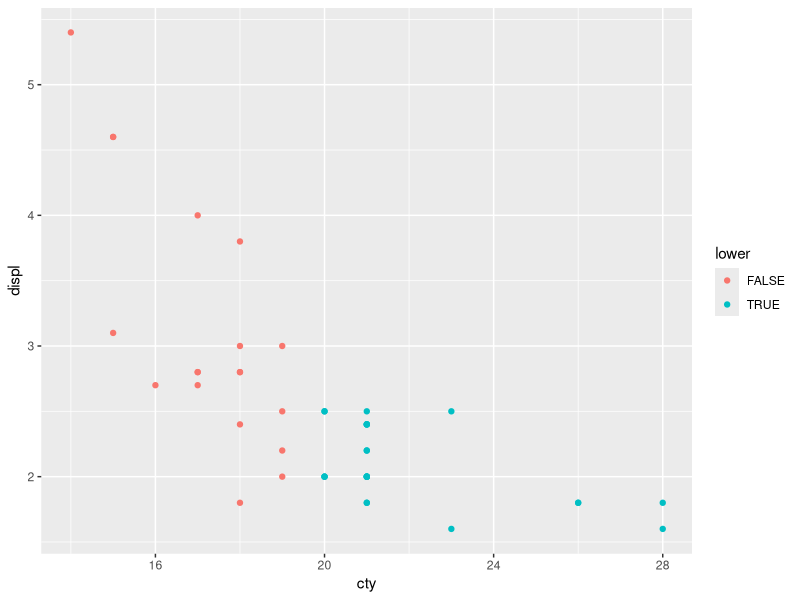

Generate this figure with R:
## ---- chunk 1
knitr::opts_chunk$set(echo = T)

## ---- chunk 2
library(tidyverse)
# we will be needing functions from the package tidyverse, this is what you should have loaded in with library(). Quotation marks don't make a difference here, you can take them or leave them.
## ---- chunk 3
cars <- read_csv("cars_for_sale.csv")
prices <- read_csv("prices.csv")
# common error from 1A was to use the incorrect read.csv... it does a similar thing, but the data table that results is actually different from the one created by read_csv.

# we have taught you to use read_csv(), so please use that unless you have justifyable reasons to use the other.
## ---- chunk 4
cars_selected <- select(cars, -trans, -hwy, -drv)
# note to get rid of a few we use the minus sign and the names of those we want to bin
# if we want only to keep a few we can name the ones to keep without the minus

# its like saying "subtract" this variable when you use the minus, and "keep" when you don't
## ---- chunk 5
cars_filtered <- filter(cars_selected, class != "2seater", class != "suv", class != "pickup", fl !="d")
## ---- chunk 6
cars_grouped <- group_by(cars_filtered, fl)
# you can use the command glimpse(cars_grouped) to see how R looks at the data organisation: what are counted as groups is listed at the top

cars_summarised <- summarise(cars_grouped, mean_cty = mean(cty))
# summarise uses many summary functions, like mean(). There are lots to choose from depending on the task you wish to perform
## ---- chunk 7
cars_mutated <- mutate(cars_filtered, lower = cty >= 19.23529)
# note the combination of the relational operators
# the column called lower will read TRUE if cty is greater than or equal to the mean of 19.23529
# the column called lower will read FALSE if cty is less than the mean of 19.23529
## ---- chunk 8
cars_joined <- inner_join(cars_mutated, prices, by = c("manufacturer", "model", "year"))
# the function c() - otherwise called combine or concatenate- allows you to define multiple things together, in this case our key variables.

## ---- chunk 9
cars_arranged <- arrange(cars_joined, desc(lower), desc(cty))
# must include desc() for descending, otherwise goes to default ascending
## ---- chunk 10
ggplot(data = cars_arranged, aes (x = cty, y = displ)) +
  geom_point(aes(colour = lower)) # the part inside the aes() within geom_point changes the colour automatically by the status of "lower" variable
